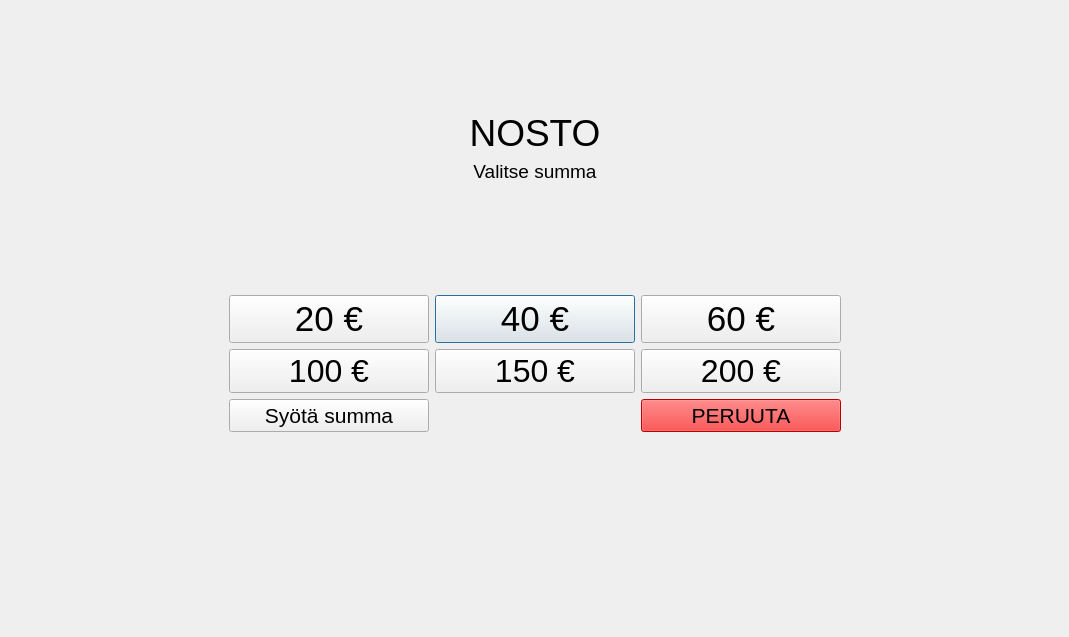
<?xml version="1.0" encoding="UTF-8"?>
<ui version="4.0">
 <class>nosto</class>
 <widget class="QDialog" name="nosto">
  <property name="geometry">
   <rect>
    <x>0</x>
    <y>0</y>
    <width>1069</width>
    <height>637</height>
   </rect>
  </property>
  <property name="minimumSize">
   <size>
    <width>0</width>
    <height>60</height>
   </size>
  </property>
  <property name="windowTitle">
   <string>Dialog</string>
  </property>
  <layout class="QGridLayout" name="gridLayout">
   <item row="9" column="0">
    <widget class="QLabel" name="label_3">
     <property name="text">
      <string/>
     </property>
    </widget>
   </item>
   <item row="8" column="2" rowspan="3">
    <widget class="QPushButton" name="withr40">
     <property name="maximumSize">
      <size>
       <width>200</width>
       <height>80</height>
      </size>
     </property>
     <property name="font">
      <font>
       <pointsize>26</pointsize>
      </font>
     </property>
     <property name="cursor">
      <cursorShape>PointingHandCursor</cursorShape>
     </property>
     <property name="text">
      <string>40 €</string>
     </property>
    </widget>
   </item>
   <item row="12" column="1">
    <widget class="QPushButton" name="withr100">
     <property name="maximumSize">
      <size>
       <width>200</width>
       <height>80</height>
      </size>
     </property>
     <property name="font">
      <font>
       <pointsize>24</pointsize>
      </font>
     </property>
     <property name="cursor">
      <cursorShape>PointingHandCursor</cursorShape>
     </property>
     <property name="text">
      <string>100 €</string>
     </property>
    </widget>
   </item>
   <item row="4" column="2">
    <widget class="QLabel" name="label_2">
     <property name="font">
      <font>
       <pointsize>14</pointsize>
      </font>
     </property>
     <property name="text">
      <string>Valitse summa</string>
     </property>
     <property name="alignment">
      <set>Qt::AlignCenter</set>
     </property>
    </widget>
   </item>
   <item row="7" column="0" rowspan="2">
    <spacer name="verticalSpacer">
     <property name="orientation">
      <enum>Qt::Vertical</enum>
     </property>
     <property name="sizeHint" stdset="0">
      <size>
       <width>20</width>
       <height>40</height>
      </size>
     </property>
    </spacer>
   </item>
   <item row="17" column="1">
    <widget class="QLabel" name="label_5">
     <property name="font">
      <font>
       <pointsize>72</pointsize>
      </font>
     </property>
     <property name="text">
      <string/>
     </property>
    </widget>
   </item>
   <item row="12" column="3">
    <widget class="QPushButton" name="withr200">
     <property name="maximumSize">
      <size>
       <width>200</width>
       <height>80</height>
      </size>
     </property>
     <property name="font">
      <font>
       <pointsize>24</pointsize>
      </font>
     </property>
     <property name="cursor">
      <cursorShape>PointingHandCursor</cursorShape>
     </property>
     <property name="text">
      <string>200 €</string>
     </property>
    </widget>
   </item>
   <item row="8" column="1" rowspan="3">
    <widget class="QPushButton" name="withr20">
     <property name="maximumSize">
      <size>
       <width>200</width>
       <height>80</height>
      </size>
     </property>
     <property name="font">
      <font>
       <pointsize>26</pointsize>
      </font>
     </property>
     <property name="cursor">
      <cursorShape>PointingHandCursor</cursorShape>
     </property>
     <property name="text">
      <string>20 €</string>
     </property>
    </widget>
   </item>
   <item row="8" column="3" rowspan="3">
    <widget class="QPushButton" name="withr60">
     <property name="maximumSize">
      <size>
       <width>200</width>
       <height>80</height>
      </size>
     </property>
     <property name="font">
      <font>
       <pointsize>26</pointsize>
      </font>
     </property>
     <property name="cursor">
      <cursorShape>PointingHandCursor</cursorShape>
     </property>
     <property name="text">
      <string>60 €</string>
     </property>
    </widget>
   </item>
   <item row="12" column="2">
    <widget class="QPushButton" name="withr150">
     <property name="maximumSize">
      <size>
       <width>200</width>
       <height>80</height>
      </size>
     </property>
     <property name="font">
      <font>
       <pointsize>24</pointsize>
      </font>
     </property>
     <property name="cursor">
      <cursorShape>PointingHandCursor</cursorShape>
     </property>
     <property name="text">
      <string>150 €</string>
     </property>
    </widget>
   </item>
   <item row="15" column="1">
    <widget class="QPushButton" name="withrCustom">
     <property name="maximumSize">
      <size>
       <width>200</width>
       <height>80</height>
      </size>
     </property>
     <property name="font">
      <font>
       <pointsize>16</pointsize>
      </font>
     </property>
     <property name="cursor">
      <cursorShape>PointingHandCursor</cursorShape>
     </property>
     <property name="text">
      <string>Syötä summa</string>
     </property>
    </widget>
   </item>
   <item row="15" column="3">
    <widget class="QPushButton" name="cancel">
     <property name="maximumSize">
      <size>
       <width>200</width>
       <height>80</height>
      </size>
     </property>
     <property name="font">
      <font>
       <pointsize>16</pointsize>
      </font>
     </property>
     <property name="cursor">
      <cursorShape>PointingHandCursor</cursorShape>
     </property>
     <property name="styleSheet">
      <string notr="true">background-color: rgb(255, 0, 0);</string>
     </property>
     <property name="text">
      <string>PERUUTA</string>
     </property>
    </widget>
   </item>
   <item row="2" column="2">
    <widget class="QLabel" name="label">
     <property name="font">
      <font>
       <pointsize>28</pointsize>
      </font>
     </property>
     <property name="text">
      <string>NOSTO</string>
     </property>
     <property name="alignment">
      <set>Qt::AlignCenter</set>
     </property>
    </widget>
   </item>
   <item row="7" column="4">
    <spacer name="verticalSpacer_2">
     <property name="orientation">
      <enum>Qt::Vertical</enum>
     </property>
     <property name="sizeHint" stdset="0">
      <size>
       <width>20</width>
       <height>40</height>
      </size>
     </property>
    </spacer>
   </item>
   <item row="8" column="4">
    <widget class="QLabel" name="label_4">
     <property name="text">
      <string/>
     </property>
    </widget>
   </item>
   <item row="0" column="2">
    <spacer name="verticalSpacer_3">
     <property name="orientation">
      <enum>Qt::Vertical</enum>
     </property>
     <property name="sizeHint" stdset="0">
      <size>
       <width>20</width>
       <height>40</height>
      </size>
     </property>
    </spacer>
   </item>
   <item row="17" column="2" colspan="2">
    <spacer name="horizontalSpacer">
     <property name="orientation">
      <enum>Qt::Horizontal</enum>
     </property>
     <property name="sizeHint" stdset="0">
      <size>
       <width>40</width>
       <height>20</height>
      </size>
     </property>
    </spacer>
   </item>
   <item row="16" column="3">
    <widget class="QLabel" name="label_6">
     <property name="text">
      <string/>
     </property>
    </widget>
   </item>
   <item row="16" column="1">
    <widget class="QLabel" name="label_7">
     <property name="font">
      <font>
       <pointsize>48</pointsize>
      </font>
     </property>
     <property name="text">
      <string> </string>
     </property>
    </widget>
   </item>
  </layout>
 </widget>
 <resources/>
 <connections/>
</ui>
